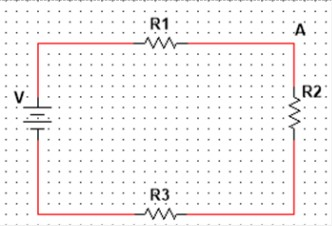
//> input picture Tarea4/Tarea4/image.jpg, 332 x 226 px, given in place of the camera
$ ./Proyecto2   (built with g++ and OpenCV 4)
//> lines starting //> are read from the running program, lines starting //| are printed output that depends on the picture; after the words box and inside, x2 and y2 are one past the last pixel; in counts of white or black regions, pixels touching at a corner belong together
#include <opencv2/core/core.hpp>
#include <opencv2/highgui/highgui.hpp>
#include <opencv2/imgproc.hpp>
#include <iostream>
#include <fstream>
#include <queue>
#include <math.h>
using namespace cv;
using namespace std;
Vec4i p;
int video(void);
void doit(Mat in);
int main() {
	video();
}
int video(void) {
	float u = 75.0;
	VideoCapture vid(1);
	if (!vid.isOpened())
		return -1;
	namedWindow("Video_web");
	Mat img;
	vid >> img;
//> img is the input picture: 226 rows x 332 cols, CV_8UC3; mean B, G, R 244.8, 244.8, 247
	for (;;) {
		Mat img;
		vid >> img;
		doit(img);
		if (waitKey(50) > 0)
		{
			//imwrite("C:/Users/emi_s/Pictures/SVC/fc5.jpg", aux1);
			break;
		}
	}
	return 0;
}
void doit(Mat in){
	Mat gris;
	Mat binary;
	Mat inv;
	Mat color;
	Mat rec;
	Mat bin1, bin2;
	Mat inv1, inv2;
	Mat tapa, nivel;
	vector<vector<Point>>contornos;
	vector<Vec4i>h;
	int c = 0.0;
	float x = 0.0, y = 0.0, x1 = 0.0, y1 = 0.0;
	float cx = 0.0, cy = 0.0;
	int area = 0.0;
	float d = 0.0, dx = 0.0, dy = 0.0;
/// Conversion 1 ////
	cvtColor(in, gris, COLOR_BGR2GRAY);
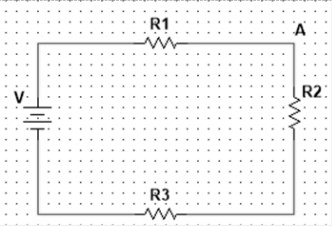
//> gris: 226 rows x 332 cols, CV_8UC1; min 1, max 255, mean 245.4
	threshold(gris, binary, 100, 255, THRESH_BINARY);
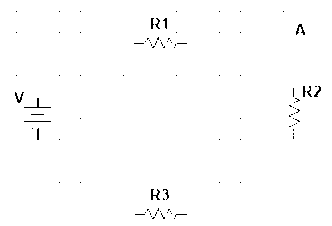
//> binary: 226 rows x 332 cols, CV_8UC1; 99.2% white; black in thin lines or dots, all inside (x1, y1, x2, y2) = (15, 11, 321, 219)
	bitwise_not(binary, inv);
/// Centroide 1 /////
	Moments m = moments(binary, true);
//> m = moments, m00 74419, centre m10/m00, m01/m00 = (165.5, 112.6)
	x = m.m10 / m.m00;
//> x = 165.5
	y = m.m01 / m.m00;
//> y = 112.6
	Point p(x , y);
//> p = Point(165, 112)
	Rect a(x - 90, y - 120, 220, 220);
//> a = Rect(75, -7, 220, 220)
	//cout << Mat(p) << endl;
/// Recorte ////////
//> (the run ends here: the program stops with an error, at `rec = in(a);`)
